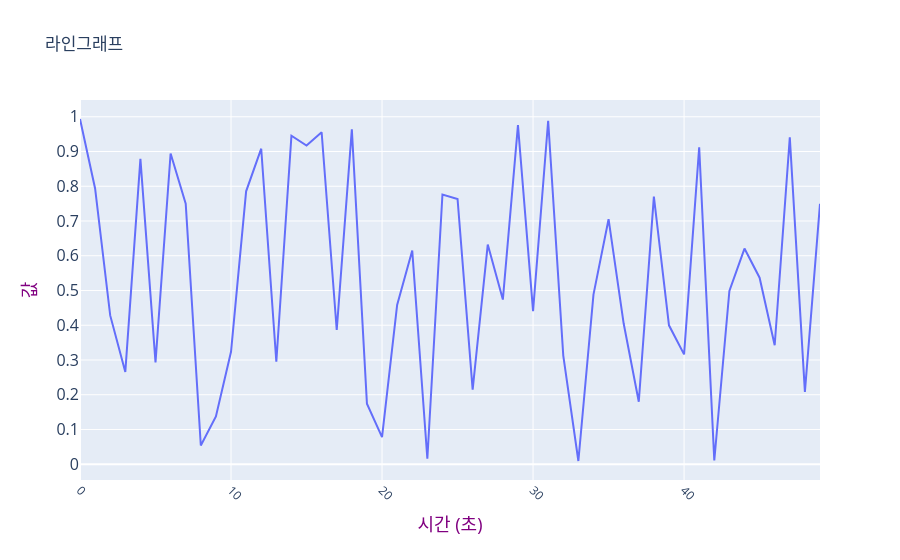

The notebook cell this image was saved under:
### Code cell
# 라인 차트 수정

import plotly.express as px
import pandas as pd
import numpy as np

df = pd.DataFrame({
    "x열": np.arange(50), 
    "y열": np.random.rand(50) 
})

fig = px.line(df, x="x열", y="y열", title="라인그래프")

fig.update_xaxes(
    title_text="시간 (초)",
    title_font=dict(size=18, color="purple"),
    tickangle=45,
    dtick=10
)

fig.update_yaxes(
    title_text="값",
    title_font=dict(size=18, color="purple"),
    tickfont=dict(size=16),
    dtick=0.1
)

fig.show()

### Figure 1 — Plotly figure (JSON) as saved in the notebook; plotly's stock layout.template omitted (floating-point values rounded to 4 significant figures)
{"data": [{"hovertemplate": "x열=%{x}<br>y열=%{y}<extra></extra>", "legendgroup": "", "line": {"color": "#636efa", "dash": "solid"}, "marker": {"symbol": "circle"}, "mode": "lines", "name": "", "orientation": "v", "showlegend": false, "type": "scatter", "x": [0, 1, 2, 3, 4, 5, 6, 7, 8, 9, 10, 11, 12, 13, 14, 15, 16, 17, 18, 19, 20, 21, 22, 23, 24, 25, 26, 27, 28, 29, 30, 31, 32, 33, 34, 35, 36, 37, 38, 39, 40, 41, 42, 43, 44, 45, 46, 47, 48, 49], "xaxis": "x", "y": [0.9935, 0.7935, 0.4283, 0.2657, 0.879, 0.2932, 0.8941, 0.7498, 0.05393, 0.1373, 0.3235, 0.7854, 0.908, 0.2948, 0.9456, 0.9173, 0.9553, 0.3863, 0.9635, 0.1743, 0.078, 0.4585, 0.6148, 0.01568, 0.7761, 0.7632, 0.2148, 0.6323, 0.474, 0.9759, 0.4407, 0.9885, 0.3127, 0.009309, 0.4881, 0.7051, 0.4049, 0.18, 0.77, 0.3997, 0.3161, 0.9118, 0.01073, 0.4987, 0.6207, 0.5368, 0.3424, 0.9406, 0.2081, 0.7494], "yaxis": "y"}], "layout": {"legend": {"tracegroupgap": 0}, "title": {"text": "라인그래프"}, "xaxis": {"anchor": "y", "domain": [0, 1], "dtick": 10, "tickangle": 45, "title": {"font": {"color": "purple", "size": 18}, "text": "시간 (초)"}}, "yaxis": {"anchor": "x", "domain": [0, 1], "dtick": 0.1, "tickfont": {"size": 16}, "title": {"font": {"color": "purple", "size": 18}, "text": "값"}}}}
